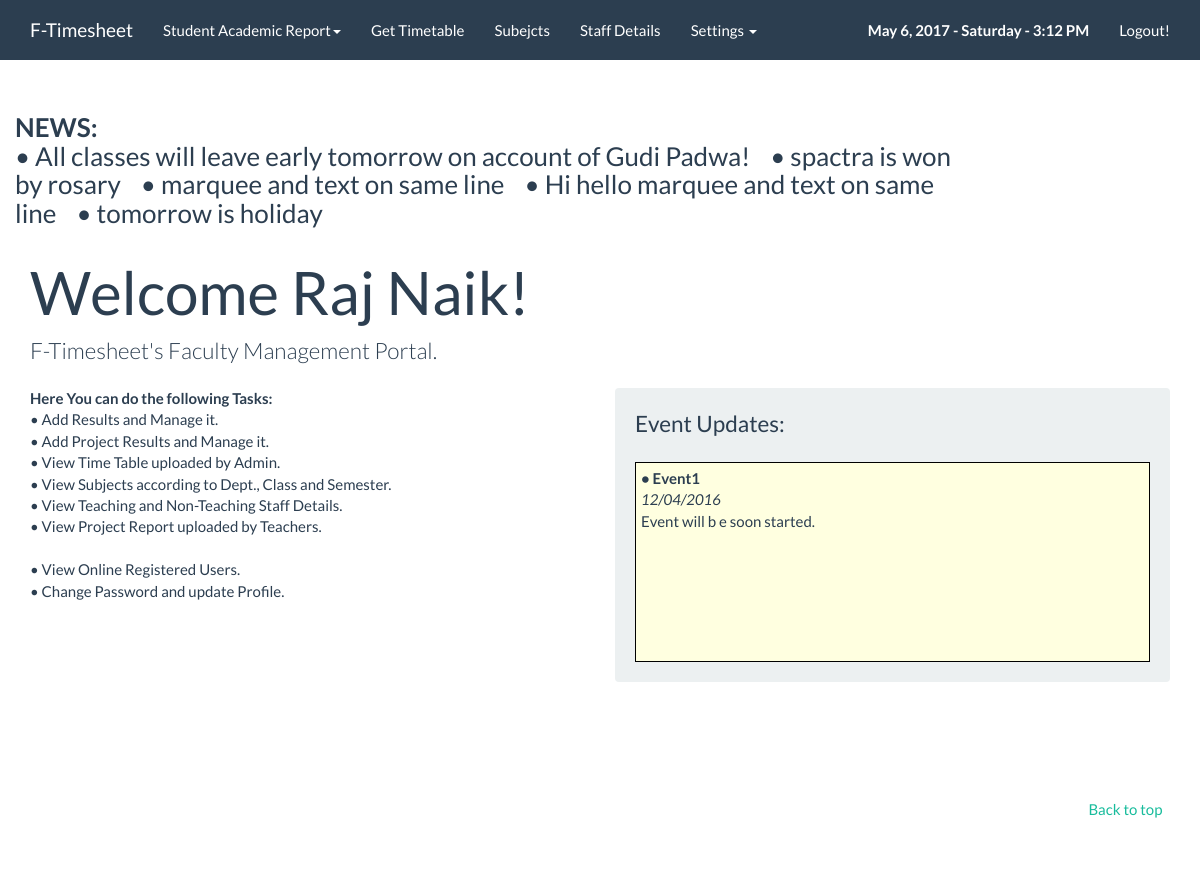
Screenshot of /home.php (signed in) with the database file from the repository.
### tables this page shows
CREATE TABLE IF NOT EXISTS `news` (
  `NewsId` int(11) NOT NULL AUTO_INCREMENT,
  `NewsDetails` varchar(600) NOT NULL,
  PRIMARY KEY (`NewsId`)
);

CREATE TABLE IF NOT EXISTS `users` (
  `UserId` int(10) NOT NULL AUTO_INCREMENT,
  `FullName` varchar(100) NOT NULL,
  `Email` varchar(50) NOT NULL,
  `Mobile` varchar(10) NOT NULL,
  `Password` varchar(50) NOT NULL,
  `DepartmentId` varchar(50) NOT NULL,
  `UserRole` varchar(10) NOT NULL,
  `UserStatus` varchar(10) NOT NULL,
  PRIMARY KEY (`UserId`),
  UNIQUE KEY `Email` (`Email`)
);

### home.php (the view, shortened to what this page needs)
<?PHP
include("config.php");
$GetUser = "SELECT * from users where UserId=".$_SESSION['UserId']."";
$FetchUser = mysqli_query($conn,$GetUser);
$FetchUser = mysqli_fetch_array($FetchUser);
$GetNews = "SELECT * from news";
$FetchNews = mysqli_query($conn,$GetNews);
?><!DOCTYPE html>
<html lang="en">
  <head>
    <link rel="stylesheet" href="css/bootstrap.css" media="screen">
    <link rel="stylesheet" href="css/custom.min.css">
  </head>
  <body>
    <div class="navbar navbar-default navbar-fixed-top">
      <div class="container">
        <div class="navbar-header">
          <a href="index.php" class="navbar-brand">F-Timesheet</a>
        </div>
        <div class="navbar-collapse collapse" id="navbar-main">
        <ul class="nav navbar-nav">
         <li class="dropdown">
          <a href="#" class="dropdown-toggle" data-toggle="dropdown" role="button" aria-expanded="false">Student Academic Report<span class="caret"></span></a>
        </li>
			<li>
              <a href="timetableget.php">Get Timetable</a>
            </li>
			<li>
              <a href="subjectsget.php">Subejcts</a>
            </li>
		 <li>
              <a href="staffdetails.php">Staff Details</a>
            </li>
		<li class="dropdown">
          <a href="#" class="dropdown-toggle" data-toggle="dropdown" role="button" aria-expanded="false">Settings <span class="caret"></span></a>
        </li>
          </ul>
          <ul class="nav navbar-nav navbar-right">
            <li style="text-decoration:none;"><a><span id="date_time"></span></a>
            <script type="text/javascript">window.onload = date_time('date_time');</script></li>
			 <li>
              <a href="logout.php">Logout!</a>
            </li>
          </ul>
        </div>
      </div>
    </div>
    <div class="container">
      <div class="page-header" id="banner">
        <div class="row">
		<h3><font><b>NEWS: </b> <marquee style="width:80%" onmouseover="this.stop()" onmouseout="this.start()" >
		<?  if(mysqli_num_rows($FetchNews)>0){ $i=1;
 while ($ListData=mysqli_fetch_array($FetchNews)){
 ?>
 &bull; <?=$ListData['NewsDetails'];?>&nbsp;&nbsp;&nbsp;
 <?    $i= $i+1; }  }else{ echo " <center><strong>No News in Database to Display</strong></center>"; } mysqli_close($conn); ?>
		</marquee></font></h3>
          <div class="col-lg-8 col-md-7 col-sm-6">
            <h1>Welcome <?=$FetchUser['FullName'];?>!</h1>
            <p class="lead">F-Timesheet's Faculty Management Portal.</p>
          </div>
            <div class="col-lg-6">
		 <strong>Here You can do the following Tasks:</strong>
		 <br>&bull; Add Results and Manage it.
		 <br>&bull; Add Project Results and Manage it.
		 <br>&bull; View Time Table uploaded by Admin.
		 <br>&bull; View Subjects according to Dept., Class and Semester.
		 <br>&bull; View Teaching and Non-Teaching Staff Details.
		 <br>&bull; View Project Report uploaded by Teachers.
		 <br><br>&bull; View Online Registered Users.
		 <br>&bull; Change Password and update Profile.
		<br><br> </div>
		<div class="col-lg-6">
		<div class="well bs-component">
		 <legend>Event Updates:</legend>
</div></div>
		  </div>
		  </div>
      <footer> <br><br>
        <div class="row">
		<ul class="list-unstyled">
              <li class="pull-right"><a href="#top">Back to top</a></li>
			  </ul>
        </div>
      </footer>
    </div>
 </body>
</html>

### rows the page displays
news: NewsDetails "All classes will leave early tomorrow on account of Gudi Padwa!"
news: NewsDetails "spactra is won by rosary"
news: NewsDetails "marquee and text on same line"
news: NewsDetails "Hi hello marquee and text on same line"
news: NewsDetails "tomorrow is holiday"
users: FullName "Raj Naik"
